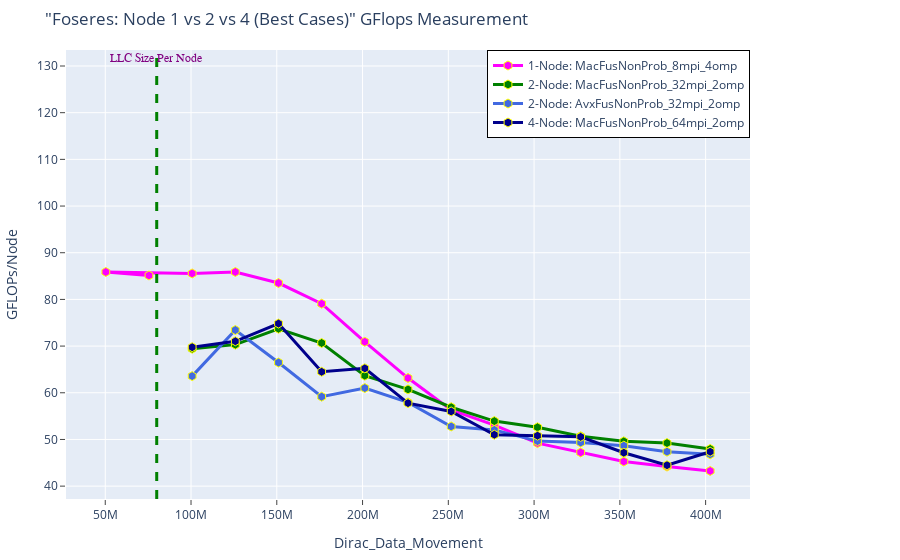

Write notebook code for a chart like this one.
### Code cell
fig = go.Figure() 

# Node 1 Best Case
fig.add_trace(go.Scatter(x=(dfn1MacFusNonProb_8mpi_4omp.Dirc_Data_Mov*(dfn1MacFusNonProb_8mpi_4omp.MPI_size)), 
                         y=(dfn1MacFusNonProb_8mpi_4omp.GFLOPS*(dfn1MacFusNonProb_8mpi_4omp.MPI_size)), 
                         mode='lines+markers', 
                         name='1-Node: MacFusNonProb_8mpi_4omp',
                         line=dict(color='magenta',width=3),
                         marker=dict(symbol='hexagon',size=9, line=dict(color='yellow',width=1))))


# fig.add_trace(go.Scatter(x=(dfn1MacNewgeoNonProb_8mpi_4omp.Dirc_Data_Mov*(dfn1MacNewgeoNonProb_8mpi_4omp.MPI_size)), 
#                          y=(dfn1MacNewgeoNonProb_8mpi_4omp.GFLOPS*(dfn1MacNewgeoNonProb_8mpi_4omp.MPI_size)), 
#                          mode='lines+markers', 
#                          name='Note1: MacNewgeoNonProb_8mpi_4omp',
#                          line=dict(color='green',width=3),
#                          marker=dict(symbol='hexagon',size=9, line=dict(color='yellow',width=1))))


# Node 2 Best Case
fig.add_trace(go.Scatter(x=(dfn2MacFusNonProb_32mpi_2omp.Dirc_Data_Mov*(dfn2MacFusNonProb_32mpi_2omp.MPI_size/2)), 
                         y=(dfn2MacFusNonProb_32mpi_2omp.GFLOPS*(dfn2MacFusNonProb_32mpi_2omp.MPI_size/2)), 
                         mode='lines+markers', 
                         name='2-Node: MacFusNonProb_32mpi_2omp',
                         line=dict(color='green',width=3),
                         marker=dict(symbol='hexagon',size=9, line=dict(color='yellow',width=1))))

fig.add_trace(go.Scatter(x=(dfn2AvxFusNonProb_32mpi_2omp.Dirc_Data_Mov*(dfn2AvxFusNonProb_32mpi_2omp.MPI_size/2)), 
                         y=(dfn2AvxFusNonProb_32mpi_2omp.GFLOPS*(dfn2AvxFusNonProb_32mpi_2omp.MPI_size/2)), 
                         mode='lines+markers', 
                         name='2-Node: AvxFusNonProb_32mpi_2omp',
                         line=dict(color='royalblue',width=3),
                         marker=dict(symbol='hexagon',size=9,line=dict(color='yellow',width=1))))

# fig.add_trace(go.Scatter(x=(dfn2MacNewgeoNonProb_32mpi_2omp.Dirc_Data_Mov*(dfn2MacNewgeoNonProb_32mpi_2omp.MPI_size/2)), 
#                          y=(dfn2MacNewgeoNonProb_32mpi_2omp.GFLOPS*(dfn2MacNewgeoNonProb_32mpi_2omp.MPI_size/2)), 
#                          mode='lines+markers', 
#                          name='2-Node: MacNewgeoNonProb_32mpi_2omp',
#                          line=dict(color='blue',width=3),
#                          marker=dict(symbol='hexagon',size=9, line=dict(color='yellow',width=1))))


# Node 4 Best Case
fig.add_trace(go.Scatter(x=(dfn4MacFusnonProb_64mpi_2omp.Dirc_Data_Mov*(dfn4MacFusnonProb_64mpi_2omp.MPI_size/4)), 
                         y=(dfn4MacFusnonProb_64mpi_2omp.GFLOPS*(dfn4MacFusnonProb_64mpi_2omp.MPI_size/4)), 
                         mode='lines+markers', 
                         name='4-Node: MacFusNonProb_64mpi_2omp',
                         line=dict(color='darkblue',width=3),
                         marker=dict(symbol='hexagon',size=9, line=dict(color='yellow',width=1))))

# fig.add_trace(go.Scatter(x=(dfn4MacNewgeoNonProb_64mpi_2omp.Dirc_Data_Mov*(dfn4MacNewgeoNonProb_64mpi_2omp.MPI_size/4)), 
#                          y=(dfn4MacNewgeoNonProb_64mpi_2omp.GFLOPS*(dfn4MacNewgeoNonProb_64mpi_2omp.MPI_size/4)), 
#                          mode='lines+markers', 
#                          name='4-Node: MacNewgeoNonProb_64mpi_2omp',
#                          line=dict(color='cyan',width=3),
#                          marker=dict(symbol='hexagon',size=9, line=dict(color='yellow',width=1))))



# Adding a vertical line
fig.add_vline(x=80e6, line_width=3, line_dash="dash", line_color="green")
# fig.add_hline(y=1024, line_width=3, line_dash="dash", line_color="red")

# Add annotation
fig.add_annotation(
    x='80e6'
    , y=130
    , text=f'LLC Size Per Node'
    , yanchor='bottom'
    , showarrow=False
    , arrowhead=1
    , arrowsize=1
    , arrowwidth=2
    , arrowcolor="#636363"
    , ax=-20
    , ay=-30
    , font=dict(size=12, color="purple", family="Sans Serif")
    , align="left"
    ,)

fig.update_layout(title='"Foseres: Node 1 vs 2 vs 4 (Best Cases)" GFlops Measurement',
                  xaxis_title='Dirac_Data_Movement', 
                  yaxis_title='GFLOPs/Node', 
                  xaxis=dict(ticks="outside"),  
                  yaxis=dict(ticks="outside"),
                  legend=go.layout.Legend(bordercolor="black",borderwidth=1, x=1, xanchor="right", y=1, yanchor="top"),
                  margin=dict(l=50, r=150, t=50, b=50))

### Figure 1 — Plotly figure (JSON) as saved in the notebook; plotly's stock layout.template omitted (floating-point values rounded to 4 significant figures)
{"data": [{"line": {"color": "magenta", "width": 3}, "marker": {"line": {"color": "yellow", "width": 1}, "size": 9, "symbol": "hexagon"}, "mode": "lines+markers", "name": "1-Node: MacFusNonProb_8mpi_4omp", "type": "scatter", "x": [75497472, 50331648, 100663296, 125829120, 150994944, 176160768, 201326592, 226492416, 251658240, 276824064, 301989888, 327155712, 352321536, 377487360, 402653184], "y": [85.14, 85.88, 85.56, 85.88, 83.51, 79.08, 70.92, 63.16, 56.32, 53.08, 49.22, 47.22, 45.27, 44.2, 43.26]}, {"line": {"color": "green", "width": 3}, "marker": {"line": {"color": "yellow", "width": 1}, "size": 9, "symbol": "hexagon"}, "mode": "lines+markers", "name": "2-Node: MacFusNonProb_32mpi_2omp", "type": "scatter", "x": [100663296, 125829120, 150994944, 176160768, 201326592, 226492416, 251658240, 276824064, 301989888, 327155712, 352321536, 377487360, 402653184], "y": [69.43, 70.31, 73.72, 70.66, 63.67, 60.72, 56.9, 53.93, 52.61, 50.68, 49.59, 49.22, 47.96]}, {"line": {"color": "royalblue", "width": 3}, "marker": {"line": {"color": "yellow", "width": 1}, "size": 9, "symbol": "hexagon"}, "mode": "lines+markers", "name": "2-Node: AvxFusNonProb_32mpi_2omp", "type": "scatter", "x": [100663296, 125829120, 150994944, 176160768, 201326592, 226492416, 251658240, 276824064, 301989888, 327155712, 352321536, 377487360, 402653184], "y": [63.57, 73.44, 66.47, 59.17, 61.01, 57.94, 52.79, 52.05, 49.65, 49.34, 48.66, 47.38, 46.81]}, {"line": {"color": "darkblue", "width": 3}, "marker": {"line": {"color": "yellow", "width": 1}, "size": 9, "symbol": "hexagon"}, "mode": "lines+markers", "name": "4-Node: MacFusNonProb_64mpi_2omp", "type": "scatter", "x": [100663296, 125829120, 150994944, 176160768, 201326592, 226492416, 251658240, 276824064, 301989888, 327155712, 352321536, 377487360, 402653184], "y": [69.76, 71.03, 74.83, 64.5, 65.23, 57.78, 56.0, 51.02, 50.81, 50.56, 47.16, 44.48, 47.37]}], "layout": {"annotations": [{"align": "left", "arrowcolor": "#636363", "arrowhead": 1, "arrowsize": 1, "arrowwidth": 2, "ax": -20, "ay": -30, "font": {"color": "purple", "family": "Sans Serif", "size": 12}, "showarrow": false, "text": "LLC Size Per Node", "x": "80e6", "y": 130, "yanchor": "bottom"}], "legend": {"bordercolor": "black", "borderwidth": 1, "x": 1, "xanchor": "right", "y": 1, "yanchor": "top"}, "margin": {"b": 50, "l": 50, "r": 150, "t": 50}, "shapes": [{"line": {"color": "green", "dash": "dash", "width": 3}, "type": "line", "x0": 80000000, "x1": 80000000, "xref": "x", "y0": 0, "y1": 1, "yref": "y domain"}], "title": {"text": "\"Foseres: Node 1 vs 2 vs 4 (Best Cases)\" GFlops Measurement"}, "xaxis": {"ticks": "outside", "title": {"text": "Dirac_Data_Movement"}}, "yaxis": {"ticks": "outside", "title": {"text": "GFLOPs/Node"}}}}
